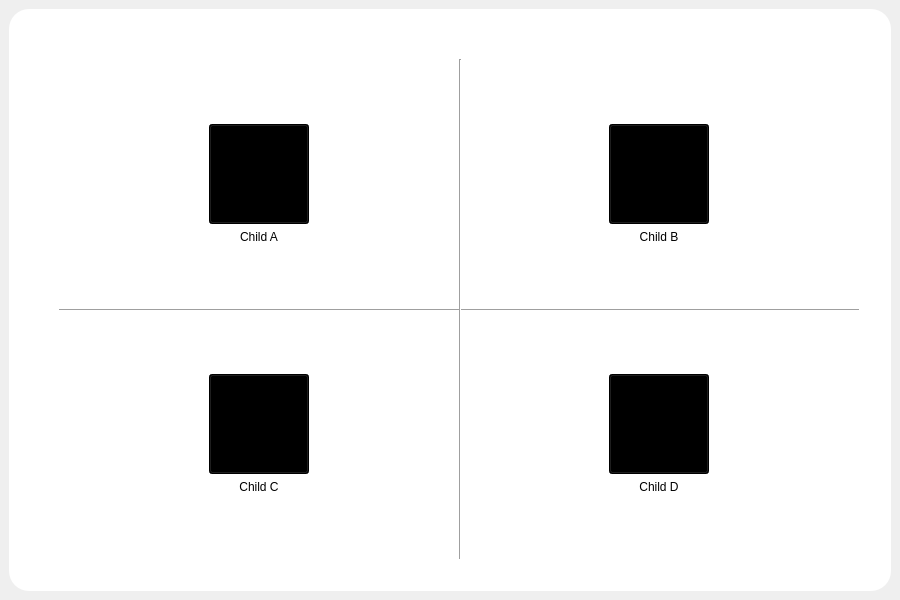
<?xml version="1.0" encoding="UTF-8"?>
<ui version="4.0">
 <class>FamiOwlChildSelection</class>
 <widget class="QMainWindow" name="FamiOwlChildSelection">
  <property name="geometry">
   <rect>
    <x>0</x>
    <y>0</y>
    <width>900</width>
    <height>600</height>
   </rect>
  </property>
  <property name="windowTitle">
   <string>FamiOwl Client</string>
  </property>
  <property name="styleSheet">
   <string notr="true">QScrollBar:horizontal{
    height:8px;
    background:rgba(0,0,0,0%);
border-radius:4px;

}
QScrollBar::handle:horizontal{
    background:rgba(125,125,125,50%);
border-radius:4px;
}
QScrollBar::handle:horizontal:hover{
    background:rgba(125,125,125,100%);
    min-width:0;
}
QScrollBar::add-line:horizontal{
    height:0px;width:0px;

}
QScrollBar::sub-line:horizontal{
    height:0px;width:0px;

}
QScrollBar::add-line:horizontal:hover{
    height:0px;width:0px;

}
QScrollBar::sub-line:horizontal:hover{
    height:0px;width:0px;

}
QScrollBar::add-page:horizontal,QScrollBar::sub-page:horizontal
{
    background:rgba(0,0,0,10%);
    border-radius:4px;
}

QScrollBar:vertical{
    width:8px;
    background:rgba(0,0,0,0%);

}
QScrollBar::handle:vertical{
    width:0px;
    background:rgba(125,125,125,50%);
    border-radius:4px;
}
QScrollBar::handle:vertical:hover{
    width:0px;
    background:rgba(125,125,125,100%);
    border-radius:4px;
    min-width:20;
}
QScrollBar::add-line:vertical{
    height:0px;width:0px;

}
QScrollBar::sub-line:vertical{
    height:0px;width:0px;

}
QScrollBar::add-line:vertical:hover{
    height:0px;width:0px;

}
QScrollBar::sub-line:vertical:hover{
    height:0px;width:0px;

}
QScrollBar::add-page:vertical,QScrollBar::sub-page:vertical
{
    background:rgba(0,0,0,10%);
    border-radius:4px;
}
</string>
  </property>
  <widget class="QWidget" name="centralwidget">
   <layout class="QHBoxLayout" name="horizontalLayout_8">
    <item>
     <widget class="QFrame" name="central_frame">
      <property name="styleSheet">
       <string notr="true">QFrame#central_frame{
	background-color: rgb(255, 255, 255);
	border-radius:20px;
}</string>
      </property>
      <property name="frameShape">
       <enum>QFrame::StyledPanel</enum>
      </property>
      <property name="frameShadow">
       <enum>QFrame::Raised</enum>
      </property>
      <widget class="Line" name="horizontal_line">
       <property name="geometry">
        <rect>
         <x>50</x>
         <y>300</y>
         <width>800</width>
         <height>3</height>
        </rect>
       </property>
       <property name="orientation">
        <enum>Qt::Horizontal</enum>
       </property>
      </widget>
      <widget class="Line" name="vertical_line">
       <property name="geometry">
        <rect>
         <x>450</x>
         <y>50</y>
         <width>3</width>
         <height>500</height>
        </rect>
       </property>
       <property name="orientation">
        <enum>Qt::Vertical</enum>
       </property>
      </widget>
      <widget class="QWidget" name="child_widget_0" native="true">
       <property name="geometry">
        <rect>
         <x>50</x>
         <y>50</y>
         <width>400</width>
         <height>250</height>
        </rect>
       </property>
       <property name="sizePolicy">
        <sizepolicy hsizetype="Preferred" vsizetype="Preferred">
         <horstretch>0</horstretch>
         <verstretch>0</verstretch>
        </sizepolicy>
       </property>
       <layout class="QHBoxLayout" name="horizontalLayout">
        <item>
         <spacer name="horizontalSpacer_2">
          <property name="orientation">
           <enum>Qt::Horizontal</enum>
          </property>
          <property name="sizeHint" stdset="0">
           <size>
            <width>40</width>
            <height>20</height>
           </size>
          </property>
         </spacer>
        </item>
        <item>
         <layout class="QVBoxLayout" name="child_layout_0">
          <item>
           <spacer name="verticalSpacer">
            <property name="orientation">
             <enum>Qt::Vertical</enum>
            </property>
            <property name="sizeHint" stdset="0">
             <size>
              <width>20</width>
              <height>40</height>
             </size>
            </property>
           </spacer>
          </item>
          <item>
           <widget class="QPushButton" name="child_profile_0">
            <property name="sizePolicy">
             <sizepolicy hsizetype="Maximum" vsizetype="Maximum">
              <horstretch>0</horstretch>
              <verstretch>0</verstretch>
             </sizepolicy>
            </property>
            <property name="minimumSize">
             <size>
              <width>100</width>
              <height>100</height>
             </size>
            </property>
            <property name="styleSheet">
             <string notr="true">background: black</string>
            </property>
            <property name="text">
             <string/>
            </property>
           </widget>
          </item>
          <item>
           <widget class="QLabel" name="child_name_0">
            <property name="sizePolicy">
             <sizepolicy hsizetype="Preferred" vsizetype="Maximum">
              <horstretch>0</horstretch>
              <verstretch>0</verstretch>
             </sizepolicy>
            </property>
            <property name="styleSheet">
             <string notr="true">color: b</string>
            </property>
            <property name="text">
             <string>Child A</string>
            </property>
            <property name="alignment">
             <set>Qt::AlignCenter</set>
            </property>
           </widget>
          </item>
          <item>
           <spacer name="verticalSpacer_2">
            <property name="orientation">
             <enum>Qt::Vertical</enum>
            </property>
            <property name="sizeHint" stdset="0">
             <size>
              <width>20</width>
              <height>40</height>
             </size>
            </property>
           </spacer>
          </item>
         </layout>
        </item>
        <item>
         <spacer name="horizontalSpacer">
          <property name="orientation">
           <enum>Qt::Horizontal</enum>
          </property>
          <property name="sizeHint" stdset="0">
           <size>
            <width>40</width>
            <height>20</height>
           </size>
          </property>
         </spacer>
        </item>
       </layout>
      </widget>
      <widget class="QWidget" name="child_widget_1" native="true">
       <property name="geometry">
        <rect>
         <x>450</x>
         <y>50</y>
         <width>400</width>
         <height>250</height>
        </rect>
       </property>
       <layout class="QHBoxLayout" name="horizontalLayout_2">
        <item>
         <spacer name="horizontalSpacer_4">
          <property name="orientation">
           <enum>Qt::Horizontal</enum>
          </property>
          <property name="sizeHint" stdset="0">
           <size>
            <width>40</width>
            <height>20</height>
           </size>
          </property>
         </spacer>
        </item>
        <item>
         <layout class="QVBoxLayout" name="child_layout_1">
          <item>
           <spacer name="verticalSpacer_3">
            <property name="orientation">
             <enum>Qt::Vertical</enum>
            </property>
            <property name="sizeHint" stdset="0">
             <size>
              <width>20</width>
              <height>40</height>
             </size>
            </property>
           </spacer>
          </item>
          <item>
           <widget class="QPushButton" name="child_profile_1">
            <property name="sizePolicy">
             <sizepolicy hsizetype="Maximum" vsizetype="Maximum">
              <horstretch>0</horstretch>
              <verstretch>0</verstretch>
             </sizepolicy>
            </property>
            <property name="minimumSize">
             <size>
              <width>100</width>
              <height>100</height>
             </size>
            </property>
            <property name="styleSheet">
             <string notr="true">background: black</string>
            </property>
            <property name="text">
             <string/>
            </property>
           </widget>
          </item>
          <item>
           <widget class="QLabel" name="child_name_1">
            <property name="sizePolicy">
             <sizepolicy hsizetype="Preferred" vsizetype="Maximum">
              <horstretch>0</horstretch>
              <verstretch>0</verstretch>
             </sizepolicy>
            </property>
            <property name="styleSheet">
             <string notr="true">color: b</string>
            </property>
            <property name="text">
             <string>Child B</string>
            </property>
            <property name="alignment">
             <set>Qt::AlignCenter</set>
            </property>
           </widget>
          </item>
          <item>
           <spacer name="verticalSpacer_4">
            <property name="orientation">
             <enum>Qt::Vertical</enum>
            </property>
            <property name="sizeHint" stdset="0">
             <size>
              <width>20</width>
              <height>40</height>
             </size>
            </property>
           </spacer>
          </item>
         </layout>
        </item>
        <item>
         <spacer name="horizontalSpacer_3">
          <property name="orientation">
           <enum>Qt::Horizontal</enum>
          </property>
          <property name="sizeHint" stdset="0">
           <size>
            <width>40</width>
            <height>20</height>
           </size>
          </property>
         </spacer>
        </item>
       </layout>
      </widget>
      <widget class="QWidget" name="child_widget_2" native="true">
       <property name="geometry">
        <rect>
         <x>50</x>
         <y>300</y>
         <width>400</width>
         <height>250</height>
        </rect>
       </property>
       <layout class="QHBoxLayout" name="horizontalLayout_3">
        <item>
         <spacer name="horizontalSpacer_6">
          <property name="orientation">
           <enum>Qt::Horizontal</enum>
          </property>
          <property name="sizeHint" stdset="0">
           <size>
            <width>40</width>
            <height>20</height>
           </size>
          </property>
         </spacer>
        </item>
        <item>
         <layout class="QVBoxLayout" name="child_layout_2">
          <item>
           <spacer name="verticalSpacer_5">
            <property name="orientation">
             <enum>Qt::Vertical</enum>
            </property>
            <property name="sizeHint" stdset="0">
             <size>
              <width>20</width>
              <height>40</height>
             </size>
            </property>
           </spacer>
          </item>
          <item>
           <widget class="QPushButton" name="child_profile_2">
            <property name="sizePolicy">
             <sizepolicy hsizetype="Maximum" vsizetype="Maximum">
              <horstretch>0</horstretch>
              <verstretch>0</verstretch>
             </sizepolicy>
            </property>
            <property name="minimumSize">
             <size>
              <width>100</width>
              <height>100</height>
             </size>
            </property>
            <property name="styleSheet">
             <string notr="true">background: black</string>
            </property>
            <property name="text">
             <string/>
            </property>
           </widget>
          </item>
          <item>
           <widget class="QLabel" name="child_name_2">
            <property name="sizePolicy">
             <sizepolicy hsizetype="Preferred" vsizetype="Maximum">
              <horstretch>0</horstretch>
              <verstretch>0</verstretch>
             </sizepolicy>
            </property>
            <property name="styleSheet">
             <string notr="true">color: b</string>
            </property>
            <property name="text">
             <string>Child C</string>
            </property>
            <property name="alignment">
             <set>Qt::AlignCenter</set>
            </property>
           </widget>
          </item>
          <item>
           <spacer name="verticalSpacer_6">
            <property name="orientation">
             <enum>Qt::Vertical</enum>
            </property>
            <property name="sizeHint" stdset="0">
             <size>
              <width>20</width>
              <height>40</height>
             </size>
            </property>
           </spacer>
          </item>
         </layout>
        </item>
        <item>
         <spacer name="horizontalSpacer_5">
          <property name="orientation">
           <enum>Qt::Horizontal</enum>
          </property>
          <property name="sizeHint" stdset="0">
           <size>
            <width>40</width>
            <height>20</height>
           </size>
          </property>
         </spacer>
        </item>
       </layout>
      </widget>
      <widget class="QWidget" name="child_widget_3" native="true">
       <property name="geometry">
        <rect>
         <x>450</x>
         <y>300</y>
         <width>400</width>
         <height>250</height>
        </rect>
       </property>
       <layout class="QHBoxLayout" name="horizontalLayout_4">
        <item>
         <spacer name="horizontalSpacer_8">
          <property name="orientation">
           <enum>Qt::Horizontal</enum>
          </property>
          <property name="sizeHint" stdset="0">
           <size>
            <width>40</width>
            <height>20</height>
           </size>
          </property>
         </spacer>
        </item>
        <item>
         <layout class="QVBoxLayout" name="child_layout_3">
          <item>
           <spacer name="verticalSpacer_7">
            <property name="orientation">
             <enum>Qt::Vertical</enum>
            </property>
            <property name="sizeHint" stdset="0">
             <size>
              <width>20</width>
              <height>40</height>
             </size>
            </property>
           </spacer>
          </item>
          <item>
           <widget class="QPushButton" name="child_profile_3">
            <property name="sizePolicy">
             <sizepolicy hsizetype="Maximum" vsizetype="Maximum">
              <horstretch>0</horstretch>
              <verstretch>0</verstretch>
             </sizepolicy>
            </property>
            <property name="minimumSize">
             <size>
              <width>100</width>
              <height>100</height>
             </size>
            </property>
            <property name="styleSheet">
             <string notr="true">background: black</string>
            </property>
            <property name="text">
             <string/>
            </property>
           </widget>
          </item>
          <item>
           <widget class="QLabel" name="child_name_3">
            <property name="sizePolicy">
             <sizepolicy hsizetype="Preferred" vsizetype="Maximum">
              <horstretch>0</horstretch>
              <verstretch>0</verstretch>
             </sizepolicy>
            </property>
            <property name="styleSheet">
             <string notr="true">color: b</string>
            </property>
            <property name="text">
             <string>Child D</string>
            </property>
            <property name="alignment">
             <set>Qt::AlignCenter</set>
            </property>
           </widget>
          </item>
          <item>
           <spacer name="verticalSpacer_8">
            <property name="orientation">
             <enum>Qt::Vertical</enum>
            </property>
            <property name="sizeHint" stdset="0">
             <size>
              <width>20</width>
              <height>40</height>
             </size>
            </property>
           </spacer>
          </item>
         </layout>
        </item>
        <item>
         <spacer name="horizontalSpacer_7">
          <property name="orientation">
           <enum>Qt::Horizontal</enum>
          </property>
          <property name="sizeHint" stdset="0">
           <size>
            <width>40</width>
            <height>20</height>
           </size>
          </property>
         </spacer>
        </item>
       </layout>
      </widget>
     </widget>
    </item>
   </layout>
  </widget>
 </widget>
 <resources>
  <include location="resource/resources.qrc"/>
 </resources>
 <connections/>
</ui>
